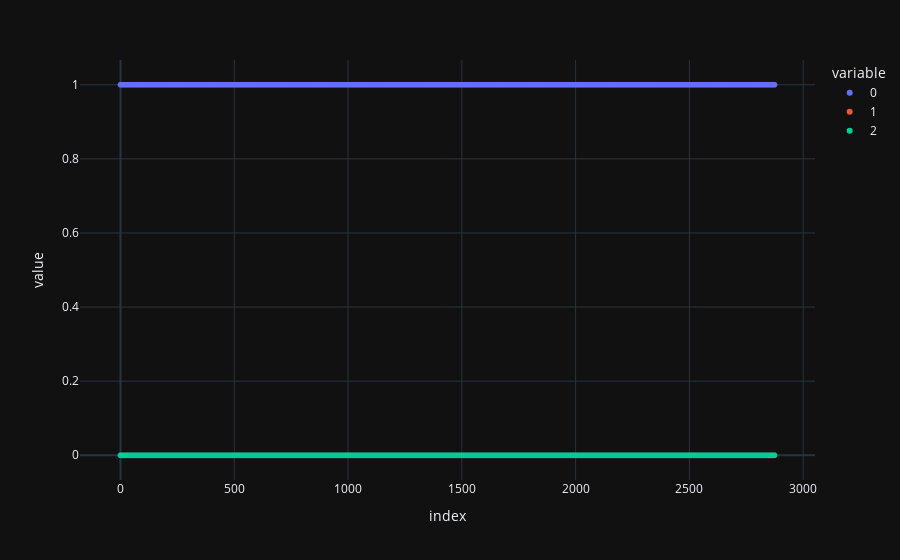

Notebook source saved alongside this figure:
### Code cell
px.scatter(model.predict(x_val))

### Figure 1 — Plotly figure (JSON) as saved in the notebook; plotly's stock layout.template omitted (floating-point values rounded to 4 significant figures; data arrays with more than 128 entries replaced by an {"elided": "..."} marker saying what was removed)
{"data": [{"hovertemplate": "variable=0<br>index=%{x}<br>value=%{y}<extra></extra>", "legendgroup": "0", "marker": {"color": "#636efa", "symbol": "circle"}, "mode": "markers", "name": "0", "showlegend": true, "x": {"elided": "2875 int values"}, "xaxis": "x", "y": {"elided": "2875 float values"}, "yaxis": "y", "type": "scattergl"}, {"hovertemplate": "variable=1<br>index=%{x}<br>value=%{y}<extra></extra>", "legendgroup": "1", "marker": {"color": "#EF553B", "symbol": "circle"}, "mode": "markers", "name": "1", "showlegend": true, "x": {"elided": "2875 int values"}, "xaxis": "x", "y": {"elided": "2875 float values"}, "yaxis": "y", "type": "scattergl"}, {"hovertemplate": "variable=2<br>index=%{x}<br>value=%{y}<extra></extra>", "legendgroup": "2", "marker": {"color": "#00cc96", "symbol": "circle"}, "mode": "markers", "name": "2", "showlegend": true, "x": {"elided": "2875 int values"}, "xaxis": "x", "y": {"elided": "2875 float values"}, "yaxis": "y", "type": "scattergl"}], "layout": {"xaxis": {"anchor": "y", "domain": [0.0, 1.0], "title": {"text": "index"}}, "yaxis": {"anchor": "x", "domain": [0.0, 1.0], "title": {"text": "value"}}, "legend": {"title": {"text": "variable"}, "tracegroupgap": 0}, "margin": {"t": 60}}}
